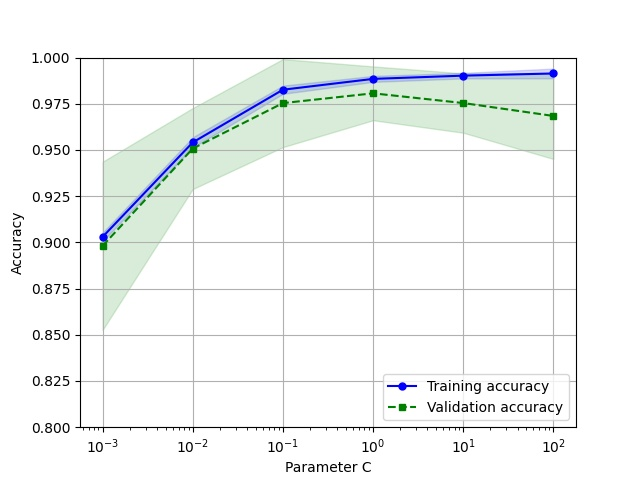

Generate this figure with Python:
from sklearn.model_selection import validation_curve
import matplotlib.pyplot as plt
from sklearn.model_selection import learning_curve
from sklearn.pipeline import make_pipeline
from sklearn.preprocessing import StandardScaler
from sklearn.linear_model import LogisticRegression
import Data_pre_processing as dataset
import numpy as np

pipe_lr = make_pipeline(StandardScaler(), LogisticRegression(penalty='l2', random_state=1,
                                                             solver='lbfgs', max_iter=10000))

param_range = [0.001, 0.01, 0.1, 1.0, 10.0, 100.0]

train_scores, test_scores = validation_curve(estimator=pipe_lr, X=dataset.X, y=dataset.y,
                                             param_name='logisticregression__C',
                                             param_range=param_range, cv=10)

print(train_scores)

train_mean = np.mean(train_scores, axis=1)
train_std = np.std(train_scores, axis=1)
test_mean = np.mean(test_scores, axis=1)
test_std = np.std(test_scores, axis=1)

plt.plot(param_range, train_mean, color='blue', marker='o', markersize=5,
         label='Training accuracy')

plt.fill_between(x=param_range, y1=train_mean + train_std, y2=train_mean - train_std,
                 alpha=0.15, color='blue')

plt.plot(param_range, test_mean, color='green', linestyle='--', marker='s', markersize=5,
         label='Validation accuracy')

plt.fill_between(x=param_range, y1=test_mean + test_std, y2=test_mean - test_std, alpha=0.15, color='green')

plt.grid()
plt.xscale('log')
plt.legend(loc='lower right')
plt.xlabel('Parameter C')
plt.ylabel('Accuracy')
plt.ylim([0.8, 1.0])

plt.savefig("Validation_curves.jpg")

plt.show()